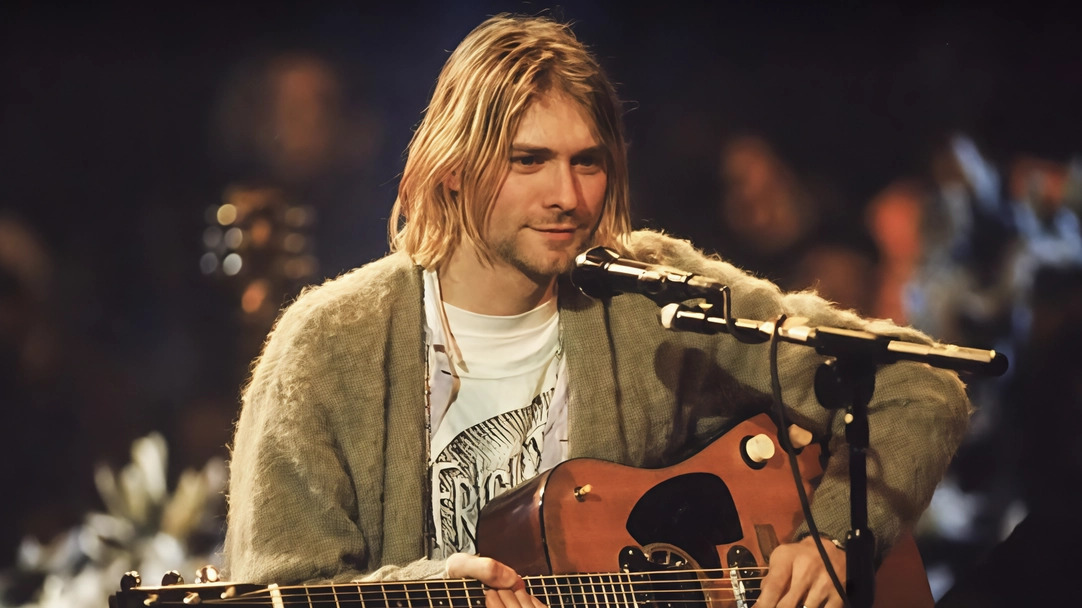
#> input picture kurt.jpg, 1082 x 608 px
$ jupyter execute --allow-errors uniform.ipynb
#> lines starting #> are read from the running program, lines starting #| are printed output that depends on the picture
#> further down, immagine_originale is the input picture: shape (608, 1082, 3); mean B, G, R 56.4, 68, 85.9
[cell 1]
import cv2
import numpy as np
from skimage import img_as_ubyte

def add_uniform_noise(img, a=0, b=0.8):
#> called with a = 0, b = 0.8
    img = img / 255.0
    x, y, z = img.shape
#> x = 608; y = 1082; z = 3
    n = np.random.uniform(a, b, (x, y, z))
    noise_img = img + n
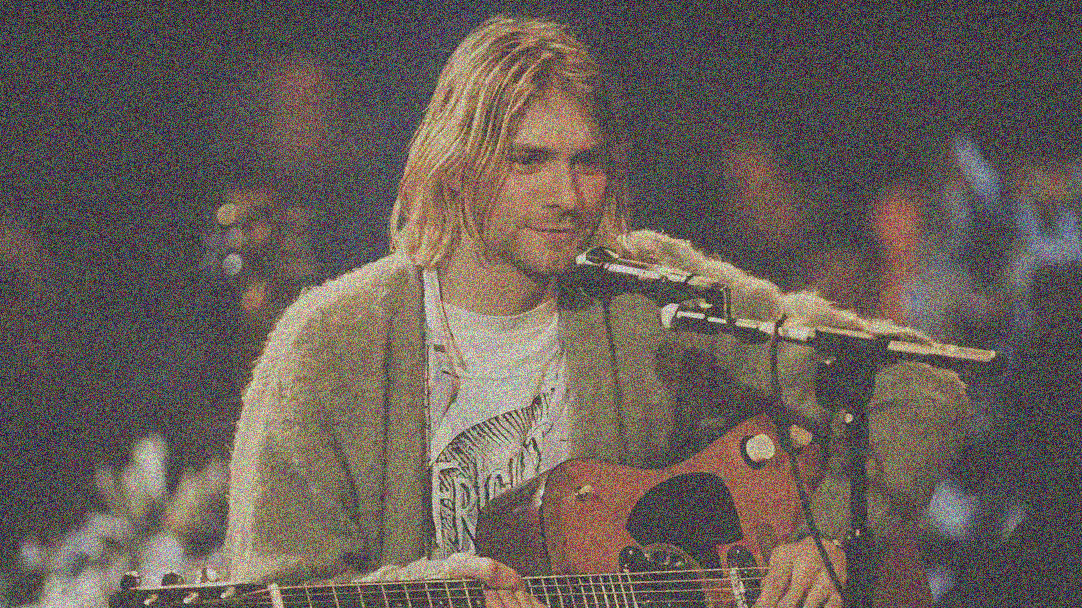
#> noise_img: shape (608, 1082, 3) float64; mean of channels 0, 1, 2 0.621, 0.667, 0.737; drawn with min black and max white
    noise_img = np.clip(noise_img, 0, 1)
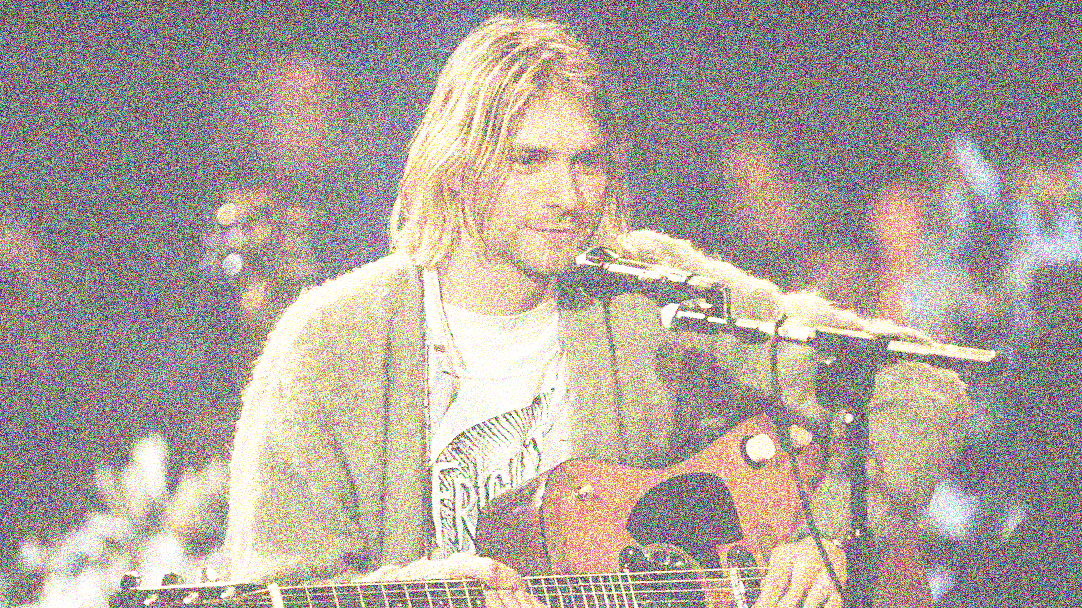
#> noise_img: shape (608, 1082, 3) float64; mean of channels 0, 1, 2 0.607, 0.637, 0.685; drawn as B, G, R
    return img_as_ubyte(noise_img)

percorso_immagine_originale = "kurt.jpg"
immagine_originale = cv2.imread(percorso_immagine_originale)
if immagine_originale is None:
    print(f"Errore: impossibile leggere l'immagine {percorso_immagine_originale}")
else:
    immagine_con_rumore = add_uniform_noise(immagine_originale)
    if immagine_con_rumore is None:
        print(f"Errore: impossibile elaborare l'immagine {percorso_immagine_originale}")
    else:
        cv2.imwrite("kurt_con_rumore_uniforme.jpg", immagine_con_rumore)

$ run again, with guate.jpg copied over kurt.jpg
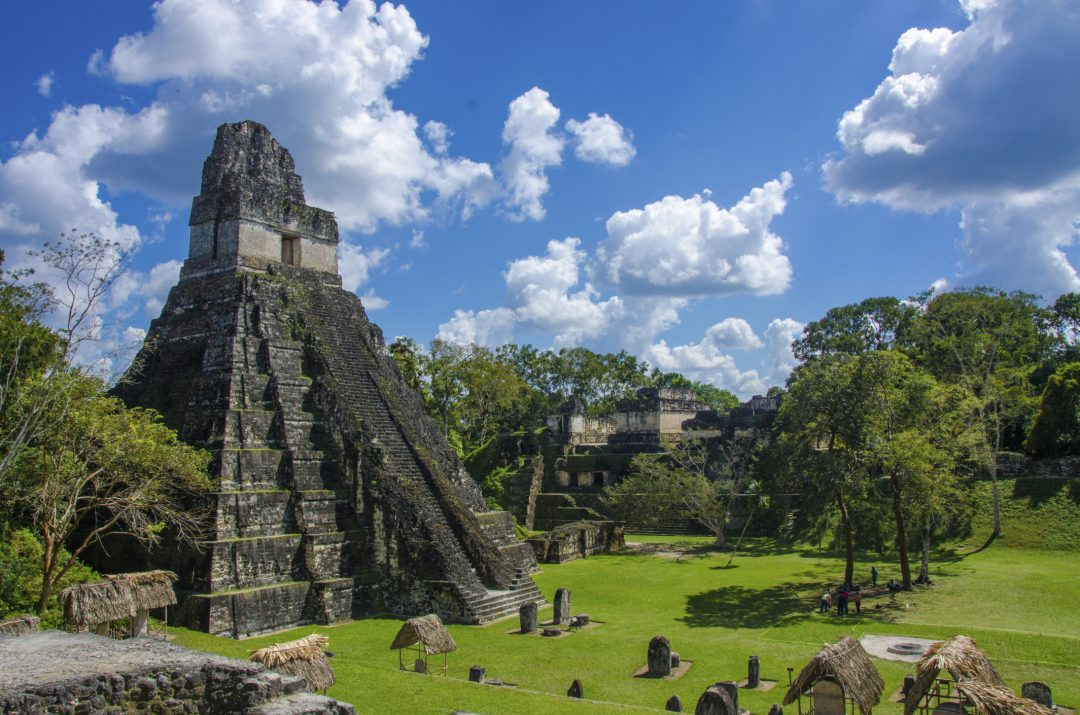
#> input picture guate.jpg, 1080 x 715 px
#> immagine_originale is the input picture: shape (715, 1080, 3); mean B, G, R 117.4, 114.4, 97.8
#> in add_uniform_noise, `noise_img = img + n`:
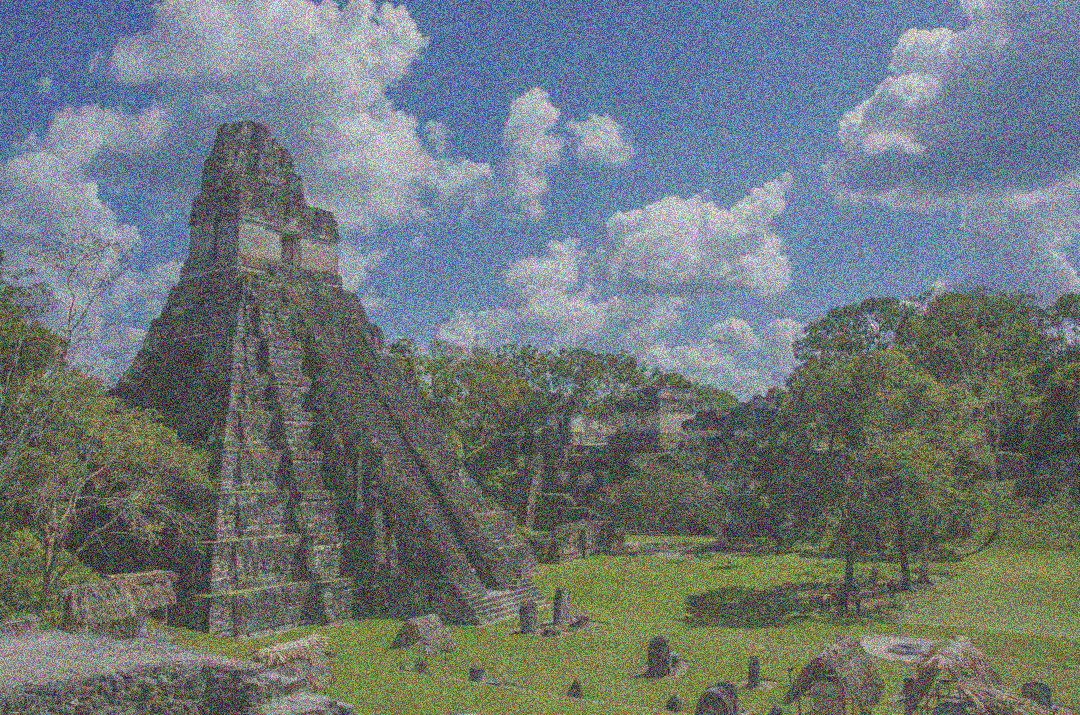
#> noise_img: shape (715, 1080, 3) float64; mean of channels 0, 1, 2 0.86, 0.849, 0.784; drawn with min black and max white
#> in add_uniform_noise, `noise_img = np.clip(noise_img, 0, 1)`:
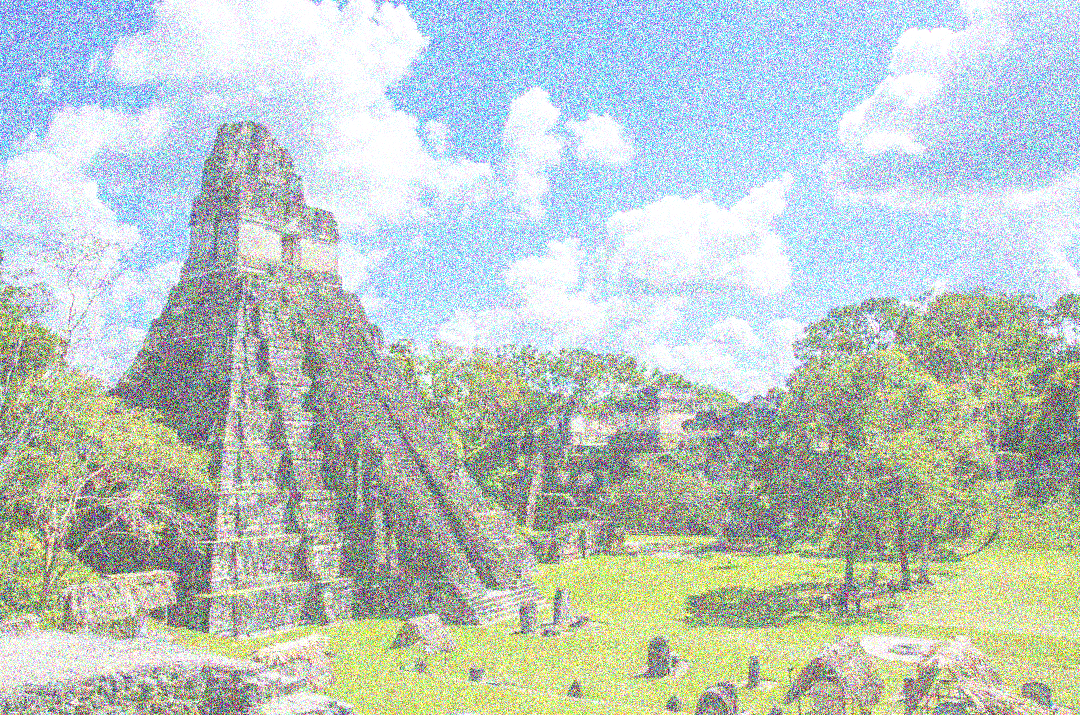
#> noise_img: shape (715, 1080, 3) float64; mean of channels 0, 1, 2 0.763, 0.785, 0.741; drawn as B, G, R
